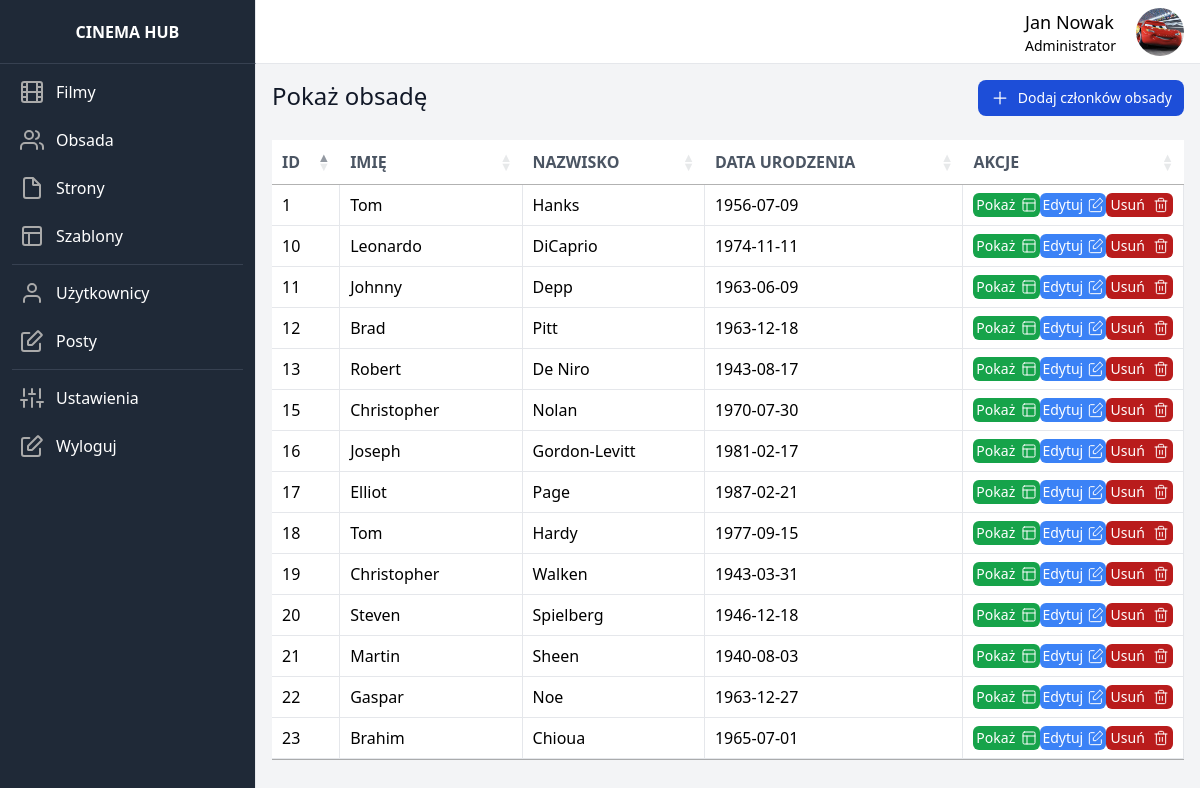
Page /members (signed in) on the committed database.
### dashboard/models.py (models this page shows, shortened)
class UserData(models.Model):
    user = models.OneToOneField(User, on_delete=models.CASCADE)
    image = models.ImageField(upload_to=user_directory_path, default='default/user.jpg')

class CrewMember(models.Model):
    first_name = models.CharField(max_length=150)
    last_name = models.CharField(max_length=150)
    birth_date = models.DateField()
    description = models.TextField()
    image = models.ImageField(upload_to=member_directory_path, default='default/member.jpg')
    created_by = models.ForeignKey(User, on_delete=models.SET_NULL, null=True, blank=True)

### dashboard/views.py (the view)
# urls.py: path('members', show_members, name='show_members'),
@login_required
def show_members(request):
    members = CrewMember.objects.all()
    return render(request, 'show_members.html', {'members': members})

### dashboard_theme/templates/show_members.html (shortened to what this page needs)
{% extends 'base.html' %}
{% block extra_head %}
    <link rel="stylesheet" type="text/css" href="https://cdn.datatables.net/1.10.21/css/jquery.dataTables.css">
{% endblock %}
{% block content %}
        <div class="w-full flex flex-row justify-between">
            <p class="font-medium text-gray-900 text-2xl mb-7">Pokaż obsadę</p>
            <a href="{% url 'add_member' %}" type="button" class="h-1/2 px-3 py-2 text-sm font-medium text-center inline-flex items-center text-white bg-blue-700 rounded-lg hover:bg-blue-800 focus:ring-4 focus:outline-none focus:ring-blue-300">
                <svg class="mr-2" xmlns="http://www.w3.org/2000/svg" width="20" height="20" viewBox="0 0 24 24" fill="none" stroke="#ffffff" stroke-width="1.5" stroke-linecap="round" stroke-linejoin="bevel"><line x1="12" y1="5" x2="12" y2="19"></line><line x1="5" y1="12" x2="19" y2="12"></line></svg>
                Dodaj członków obsady
            </a>
        </div>
        <table class="w-full table-fixed" datatable id="data-table">
            <thead class="">
              <tr class="bg-white my-5">
                <th style="width: 5%" class="py-5 px-6 text-left text-gray-600 font-bold uppercase">ID</th>
                <th style="width: 20%" class="py-5 px-6 text-left text-gray-600 font-bold uppercase">Imię</th>
                <th style="width: 20%" class="py-5 px-6 text-left text-gray-600 font-bold uppercase">Nazwisko</th>
                <th style="width: 30%" class="py-5 px-6 text-left text-gray-600 font-bold uppercase">Data urodzenia</th>
                <th style="width: 25%" class="py-5 px-6 text-left text-gray-600 font-bold uppercase">Akcje</th>
              </tr>
            </thead>
            <tbody class="bg-white">
              {% for member in members %}
              <tr>
                <td class="py-5 w-2 border-b border-r border-gray-200">{{ member.id }}</td>
                <td class="py-5 px-6 border-b border-r border-gray-200">{{ member.first_name }}</td>
                <td class="py-5 px-6 border-b border-r border-gray-200">{{ member.last_name }}</td>
                <td class="py-5 px-6 border-b border-r border-gray-200">{{ member.birth_date | date:'Y-m-d' }}</td>
                <td class="py-5 px-6 border-b border-r border-gray-200 flex flex-row justify-around">
                    <a href="{% url 'show_member' id=member.id %}" class="bg-green-600 flex flex-row w-20 justify-around rounded-md text-sm hover:bg-green-800">
                        <p class="text-white my-auto">
                            Pokaż
                        </p>
                        <svg  class="my-auto" xmlns="http://www.w3.org/2000/svg" width="16" height="16" viewBox="0 0 24 24" fill="none" stroke="#ffffff" stroke-width="1.5" stroke-linecap="round" stroke-linejoin="round"><rect x="3" y="3" width="18" height="18" rx="2"/><path d="M3 9h18M9 21V9"/></svg>
                    </a>
                    <a href="{% url 'edit_member' id=member.id %}" class="bg-blue-500 flex flex-row w-20 h-6 justify-around rounded-md text-sm hover:bg-blue-700">
                        <p class="text-white my-auto">
                            Edytuj
                        </p>
                    </a>
                    <a href="{% url 'delete_member' id=member.id %}" class="bg-red-700 flex flex-row w-20 justify-around rounded-md text-sm hover:bg-red-900">
                        <p class="text-white my-auto">
                            Usuń
                        </p>
                    </a>
                </td>
              </tr>
              {% empty %}
              <tr>
                <td colspan="5" class="text-center font-normal leading-normal text-sm">No members found</td>
              </tr>
              {% endfor %}
            </tbody>
      </table>
{% endblock %}

### dashboard_theme/templates/base.html (shortened to what this page needs)
{% load static tailwind_tags %}
{% load static %}
<!DOCTYPE html>
<html lang="en">
	<head>
		{% tailwind_css %}
        {% block extra_head %}{% endblock %}
	</head>
	<body class="bg-gray-50">
    <div class="flex flex-row h-screen bg-gray-100">
        <aside id="sidebar" class="h-full flex flex-shrink-0 flex-col w-64 transition-width duration-75" aria-label="Sidebar">
            <div class="flex items-center justify-center h-16 bg-gray-800 border-r border-b border-b-gray-700">
                    <span class="text-gray-900 font-bold uppercase text-white">Cinema Hub</span>
            </div>
          <div class="relative flex-1 flex flex-col min-h-0 border-r border-gray-200 bg-gray-800 pt-0">
            <div class="flex-1 flex flex-col pb-4 overflow-y-auto">
              <div class="flex-1 px-3 bg-gray-800 divide-y space-y-1">
                <ul class="space-y-2 pb-2 pt-2">
                  <li>
                      <a href="{% url 'show_movies' %}" class="text-base text-gray-900 font-normal rounded-lg flex items-center p-2 hover:bg-gray-700 group">
                        <span class="ml-3 leading-none text-white">Filmy</span>
                      </a>
                  </li>
                  <li>
                      <a href="{% url 'show_members' %}" class="text-base text-gray-900 font-normal rounded-lg flex items-center p-2 hover:bg-gray-700 group">
                        <span class="ml-3 leading-none text-white">Obsada</span>
                      </a>
                  </li>
                  <li>
                      <a href="{% url 'show_pages' %}" class="text-base text-gray-900 font-normal rounded-lg flex items-center p-2 hover:bg-gray-700 group">
                        <svg class="w-6 h-6" xmlns="http://www.w3.org/2000/svg" width="20" height="20" viewBox="0 0 24 24" fill="none" stroke="#aaaaaa" stroke-width="2" stroke-linecap="round" stroke-linejoin="bevel"><path d="M13 2H6a2 2 0 0 0-2 2v16c0 1.1.9 2 2 2h12a2 2 0 0 0 2-2V9l-7-7z"/><path d="M13 3v6h6"/></svg>
                        <span class="ml-3 leading-none text-white">Strony</span>
                      </a>
                  </li>
                    <li>
                      <a href="{% url 'show_templates' %}" class="text-base text-gray-900 font-normal rounded-lg flex items-center p-2 hover:bg-gray-700 group">
                        <svg class="w-6 h-6" xmlns="http://www.w3.org/2000/svg" width="20" height="20" viewBox="0 0 24 24" fill="none" stroke="#aaaaaa" stroke-width="2" stroke-linecap="round" stroke-linejoin="bevel"><rect x="3" y="3" width="18" height="18" rx="2"/><path d="M3 9h18M9 21V9"/></svg>
                        <span class="ml-3 leading-none text-white">Szablony</span>
                      </a>
                  </li>
                     <hr class="h-px my-8 bg-gray-700 border-0">
                    <li>
                      <a href="{% url 'show_users' %}" class="text-base text-gray-900 font-normal rounded-lg flex items-center p-2 hover:bg-gray-700 group">
                        <svg class="w-6 h-6" xmlns="http://www.w3.org/2000/svg" width="20" height="20" viewBox="0 0 24 24" fill="none" stroke="#aaaaaa" stroke-width="2" stroke-linecap="round" stroke-linejoin="bevel"><path d="M20 21v-2a4 4 0 0 0-4-4H8a4 4 0 0 0-4 4v2"></path><circle cx="12" cy="7" r="4"></circle></svg>
                        <span class="ml-3 leading-none text-white">Użytkownicy</span>
                      </a>
                  </li>
                    <li>
                      <a href="{% url 'show_posts' %}" class="text-base text-gray-900 font-normal rounded-lg flex items-center p-2 hover:bg-gray-700 group">
                        <span class="ml-3 leading-none text-white">Posty</span>
                      </a>
                  </li>
                    <hr class="h-px my-8 bg-gray-700 border-0">
                    <li>
                      <a href="#" class="text-base text-gray-900 font-normal rounded-lg flex items-center p-2 hover:bg-gray-700 group">
                        <span class="ml-3 leading-none text-white">Ustawienia</span>
                      </a>
                  </li>
                    <li>
                      <a href="{% url 'logout_tunnel' %}" class="text-base text-gray-900 font-normal rounded-lg flex items-center p-2 hover:bg-gray-700 group">
                        <span class="ml-3 leading-none text-white">Wyloguj</span>
                      </a>
                  </li>
                </ul>
              </div>
            </div>
          </div>
        </aside>
        <div class="flex flex-col w-full">
            <div class="flex items-center justify-between h-16 bg-white border-b border-gray-200">
                <div class="flex items-center pr-4 flex-1 justify-end">
                    <div class="justify-end flex flex-col mr-5">
                        <p class="text-lg">{{ user.first_name }} {{ user.last_name }}</p>
                        <p class="text-sm">{% if user.is_superuser %}Administrator{% elif user.is_stuff %}Moderator{% else %}Użytkownik{% endif %}</p>
                    </div>
                    <img class="rounded-full w-12 h-12 object-cover" src="{{ user.userdata.image.url }}" alt="{{ user.first_name }} {{ user.last_name }}">
                </div>
            </div>
            <div class="p-4 overflow-y-auto flex-1">
                {% block content %}{% endblock %}
            </div>
        </div>
        </div>
	</body>
</html>

### rows in the picture
CrewMember: id "1", first_name "Tom", last_name "Hanks", birth_date "1956-07-09"
CrewMember: id "10", first_name "Leonardo", last_name "DiCaprio", birth_date "1974-11-11"
CrewMember: id "11", first_name "Johnny", last_name "Depp", birth_date "1963-06-09"
CrewMember: id "12", first_name "Brad", last_name "Pitt", birth_date "1963-12-18"
CrewMember: id "13", first_name "Robert", last_name "De Niro", birth_date "1943-08-17"
CrewMember: id "15", first_name "Christopher", last_name "Nolan", birth_date "1970-07-30"
CrewMember: id "16", first_name "Joseph", last_name "Gordon-Levitt", birth_date "1981-02-17"
CrewMember: id "17", first_name "Elliot", last_name "Page", birth_date "1987-02-21"
CrewMember: id "18", first_name "Tom", last_name "Hardy", birth_date "1977-09-15"
CrewMember: id "19", first_name "Christopher", last_name "Walken", birth_date "1943-03-31"
CrewMember: id "20", first_name "Steven", last_name "Spielberg", birth_date "1946-12-18"
CrewMember: id "21", first_name "Martin", last_name "Sheen", birth_date "1940-08-03"
CrewMember: id "22", first_name "Gaspar", last_name "Noe", birth_date "1963-12-27"
CrewMember: id "23", first_name "Brahim", last_name "Chioua", birth_date "1965-07-01"

### other values in the picture
{{ user.first_name }} "Jan"
{{ user.last_name }} "Nowak"
